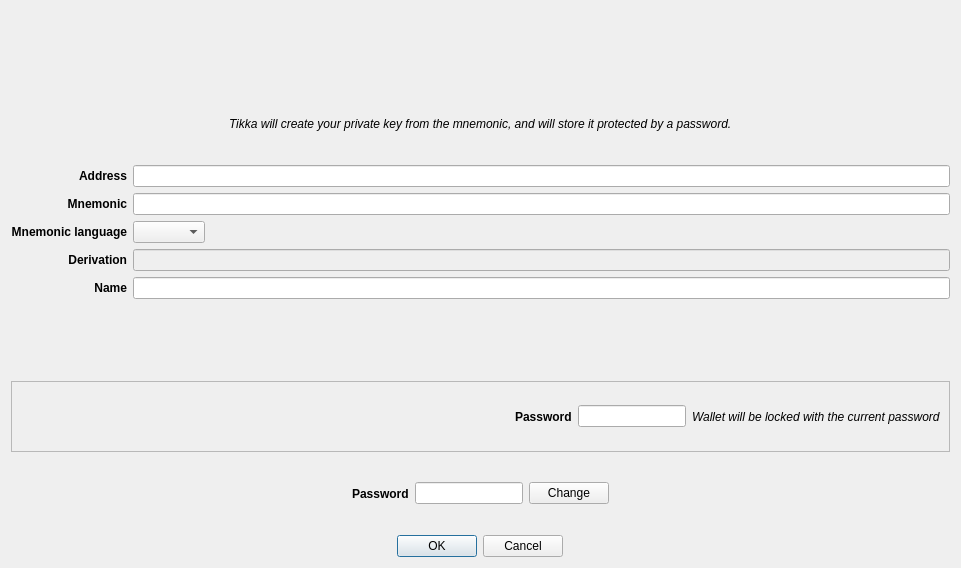
<?xml version="1.0" encoding="UTF-8"?>
<ui version="4.0">
 <class>AccountImportDialog</class>
 <widget class="QDialog" name="AccountImportDialog">
  <property name="geometry">
   <rect>
    <x>0</x>
    <y>0</y>
    <width>961</width>
    <height>568</height>
   </rect>
  </property>
  <property name="windowTitle">
   <string>Import account</string>
  </property>
  <layout class="QVBoxLayout" name="verticalLayout">
   <item alignment="Qt::AlignHCenter">
    <widget class="QLabel" name="imagelabel">
     <property name="sizePolicy">
      <sizepolicy hsizetype="Preferred" vsizetype="Preferred">
       <horstretch>0</horstretch>
       <verstretch>0</verstretch>
      </sizepolicy>
     </property>
     <property name="minimumSize">
      <size>
       <width>0</width>
       <height>0</height>
      </size>
     </property>
     <property name="maximumSize">
      <size>
       <width>200</width>
       <height>200</height>
      </size>
     </property>
     <property name="sizeIncrement">
      <size>
       <width>0</width>
       <height>0</height>
      </size>
     </property>
     <property name="baseSize">
      <size>
       <width>0</width>
       <height>0</height>
      </size>
     </property>
     <property name="text">
      <string/>
     </property>
     <property name="pixmap">
      <pixmap resource="../../icons/tikka.slots.pyqt.resources.icons.index.qrc">:/images/safe_background</pixmap>
     </property>
     <property name="scaledContents">
      <bool>true</bool>
     </property>
     <property name="alignment">
      <set>Qt::AlignCenter</set>
     </property>
    </widget>
   </item>
   <item alignment="Qt::AlignHCenter">
    <widget class="QLabel" name="helpLabel">
     <property name="font">
      <font>
       <italic>true</italic>
      </font>
     </property>
     <property name="text">
      <string>Tikka will create your private key from the mnemonic, and will store it protected by a password.</string>
     </property>
    </widget>
   </item>
   <item>
    <layout class="QGridLayout" name="gridLayout">
     <item row="1" column="0">
      <widget class="QLabel" name="mnemonicLabel">
       <property name="font">
        <font>
         <weight>75</weight>
         <bold>true</bold>
        </font>
       </property>
       <property name="text">
        <string>Mnemonic</string>
       </property>
       <property name="alignment">
        <set>Qt::AlignRight|Qt::AlignTrailing|Qt::AlignVCenter</set>
       </property>
      </widget>
     </item>
     <item row="3" column="0">
      <widget class="QLabel" name="derivationLabel">
       <property name="font">
        <font>
         <weight>75</weight>
         <bold>true</bold>
        </font>
       </property>
       <property name="text">
        <string>Derivation</string>
       </property>
       <property name="alignment">
        <set>Qt::AlignRight|Qt::AlignTrailing|Qt::AlignVCenter</set>
       </property>
      </widget>
     </item>
     <item row="5" column="1">
      <widget class="QLineEdit" name="nameLineEdit">
       <property name="sizePolicy">
        <sizepolicy hsizetype="Preferred" vsizetype="Preferred">
         <horstretch>0</horstretch>
         <verstretch>0</verstretch>
        </sizepolicy>
       </property>
      </widget>
     </item>
     <item row="2" column="1">
      <widget class="QComboBox" name="mnemonicLanguageComboBox">
       <property name="sizePolicy">
        <sizepolicy hsizetype="Fixed" vsizetype="Preferred">
         <horstretch>0</horstretch>
         <verstretch>0</verstretch>
        </sizepolicy>
       </property>
      </widget>
     </item>
     <item row="3" column="1">
      <widget class="QLineEdit" name="derivationLineEdit">
       <property name="enabled">
        <bool>false</bool>
       </property>
      </widget>
     </item>
     <item row="1" column="1">
      <widget class="QLineEdit" name="mnemonicLineEdit">
       <property name="readOnly">
        <bool>false</bool>
       </property>
      </widget>
     </item>
     <item row="2" column="0">
      <widget class="QLabel" name="mnemonicLanguageLabel">
       <property name="font">
        <font>
         <weight>75</weight>
         <italic>false</italic>
         <bold>true</bold>
        </font>
       </property>
       <property name="text">
        <string>Mnemonic language</string>
       </property>
       <property name="alignment">
        <set>Qt::AlignRight|Qt::AlignTrailing|Qt::AlignVCenter</set>
       </property>
      </widget>
     </item>
     <item row="5" column="0">
      <widget class="QLabel" name="nameLabel">
       <property name="font">
        <font>
         <weight>75</weight>
         <bold>true</bold>
        </font>
       </property>
       <property name="text">
        <string>Name</string>
       </property>
       <property name="alignment">
        <set>Qt::AlignRight|Qt::AlignTrailing|Qt::AlignVCenter</set>
       </property>
      </widget>
     </item>
     <item row="0" column="0">
      <widget class="QLabel" name="addressLabel">
       <property name="font">
        <font>
         <weight>75</weight>
         <bold>true</bold>
        </font>
       </property>
       <property name="text">
        <string>Address</string>
       </property>
       <property name="alignment">
        <set>Qt::AlignRight|Qt::AlignTrailing|Qt::AlignVCenter</set>
       </property>
      </widget>
     </item>
     <item row="0" column="1">
      <widget class="QLineEdit" name="addressLineEdit"/>
     </item>
    </layout>
   </item>
   <item>
    <widget class="QLabel" name="errorLabel">
     <property name="styleSheet">
      <string notr="true">color: red</string>
     </property>
     <property name="text">
      <string/>
     </property>
     <property name="alignment">
      <set>Qt::AlignCenter</set>
     </property>
    </widget>
   </item>
   <item>
    <widget class="QFrame" name="storedPasswordFrame">
     <property name="frameShape">
      <enum>QFrame::StyledPanel</enum>
     </property>
     <property name="frameShadow">
      <enum>QFrame::Raised</enum>
     </property>
     <layout class="QHBoxLayout" name="horizontalLayout">
      <item>
       <spacer name="horizontalSpacer_4">
        <property name="orientation">
         <enum>Qt::Horizontal</enum>
        </property>
        <property name="sizeHint" stdset="0">
         <size>
          <width>40</width>
          <height>20</height>
         </size>
        </property>
       </spacer>
      </item>
      <item alignment="Qt::AlignRight">
       <widget class="QLabel" name="storedPasswordLabel">
        <property name="font">
         <font>
          <weight>75</weight>
          <bold>true</bold>
         </font>
        </property>
        <property name="text">
         <string>Password</string>
        </property>
       </widget>
      </item>
      <item alignment="Qt::AlignHCenter">
       <widget class="QLineEdit" name="storedpasswordLineEdit">
        <property name="sizePolicy">
         <sizepolicy hsizetype="Fixed" vsizetype="Fixed">
          <horstretch>0</horstretch>
          <verstretch>0</verstretch>
         </sizepolicy>
        </property>
        <property name="maxLength">
         <number>20</number>
        </property>
        <property name="alignment">
         <set>Qt::AlignCenter</set>
        </property>
        <property name="readOnly">
         <bool>true</bool>
        </property>
       </widget>
      </item>
      <item alignment="Qt::AlignLeft">
       <widget class="QLabel" name="storedPasswordHintLabel">
        <property name="font">
         <font>
          <italic>true</italic>
         </font>
        </property>
        <property name="text">
         <string>Wallet will be locked with the current password</string>
        </property>
       </widget>
      </item>
     </layout>
    </widget>
   </item>
   <item>
    <widget class="QFrame" name="passwordFrame">
     <layout class="QHBoxLayout" name="passwordlLayout">
      <item>
       <spacer name="horizontalSpacer">
        <property name="orientation">
         <enum>Qt::Horizontal</enum>
        </property>
        <property name="sizeHint" stdset="0">
         <size>
          <width>40</width>
          <height>20</height>
         </size>
        </property>
       </spacer>
      </item>
      <item>
       <widget class="QLabel" name="passwordLabel">
        <property name="sizePolicy">
         <sizepolicy hsizetype="Fixed" vsizetype="Preferred">
          <horstretch>0</horstretch>
          <verstretch>0</verstretch>
         </sizepolicy>
        </property>
        <property name="sizeIncrement">
         <size>
          <width>0</width>
          <height>0</height>
         </size>
        </property>
        <property name="font">
         <font>
          <weight>75</weight>
          <bold>true</bold>
         </font>
        </property>
        <property name="text">
         <string>Password</string>
        </property>
        <property name="alignment">
         <set>Qt::AlignLeading|Qt::AlignLeft|Qt::AlignVCenter</set>
        </property>
       </widget>
      </item>
      <item>
       <widget class="QLineEdit" name="passwordLineEdit">
        <property name="sizePolicy">
         <sizepolicy hsizetype="Fixed" vsizetype="Fixed">
          <horstretch>0</horstretch>
          <verstretch>0</verstretch>
         </sizepolicy>
        </property>
        <property name="maxLength">
         <number>20</number>
        </property>
        <property name="alignment">
         <set>Qt::AlignCenter</set>
        </property>
        <property name="readOnly">
         <bool>true</bool>
        </property>
       </widget>
      </item>
      <item>
       <widget class="QPushButton" name="passwordChangeButton">
        <property name="sizePolicy">
         <sizepolicy hsizetype="Fixed" vsizetype="Fixed">
          <horstretch>0</horstretch>
          <verstretch>0</verstretch>
         </sizepolicy>
        </property>
        <property name="text">
         <string>Change</string>
        </property>
        <property name="icon">
         <iconset resource="../../icons/tikka.slots.pyqt.resources.icons.index.qrc">
          <normaloff>:/icons/refresh_icon</normaloff>:/icons/refresh_icon</iconset>
        </property>
       </widget>
      </item>
      <item>
       <spacer name="horizontalSpacer_2">
        <property name="orientation">
         <enum>Qt::Horizontal</enum>
        </property>
        <property name="sizeHint" stdset="0">
         <size>
          <width>40</width>
          <height>20</height>
         </size>
        </property>
       </spacer>
      </item>
     </layout>
    </widget>
   </item>
   <item alignment="Qt::AlignHCenter">
    <widget class="QDialogButtonBox" name="buttonBox">
     <property name="orientation">
      <enum>Qt::Horizontal</enum>
     </property>
     <property name="standardButtons">
      <set>QDialogButtonBox::Cancel|QDialogButtonBox::Ok</set>
     </property>
    </widget>
   </item>
  </layout>
 </widget>
 <tabstops>
  <tabstop>addressLineEdit</tabstop>
  <tabstop>mnemonicLineEdit</tabstop>
  <tabstop>mnemonicLanguageComboBox</tabstop>
  <tabstop>derivationLineEdit</tabstop>
  <tabstop>nameLineEdit</tabstop>
  <tabstop>passwordLineEdit</tabstop>
  <tabstop>passwordChangeButton</tabstop>
 </tabstops>
 <resources>
  <include location="../../icons/tikka.slots.pyqt.resources.icons.index.qrc"/>
 </resources>
 <connections>
  <connection>
   <sender>buttonBox</sender>
   <signal>accepted()</signal>
   <receiver>AccountImportDialog</receiver>
   <slot>accept()</slot>
   <hints>
    <hint type="sourcelabel">
     <x>248</x>
     <y>254</y>
    </hint>
    <hint type="destinationlabel">
     <x>157</x>
     <y>274</y>
    </hint>
   </hints>
  </connection>
  <connection>
   <sender>buttonBox</sender>
   <signal>rejected()</signal>
   <receiver>AccountImportDialog</receiver>
   <slot>reject()</slot>
   <hints>
    <hint type="sourcelabel">
     <x>316</x>
     <y>260</y>
    </hint>
    <hint type="destinationlabel">
     <x>286</x>
     <y>274</y>
    </hint>
   </hints>
  </connection>
 </connections>
</ui>
